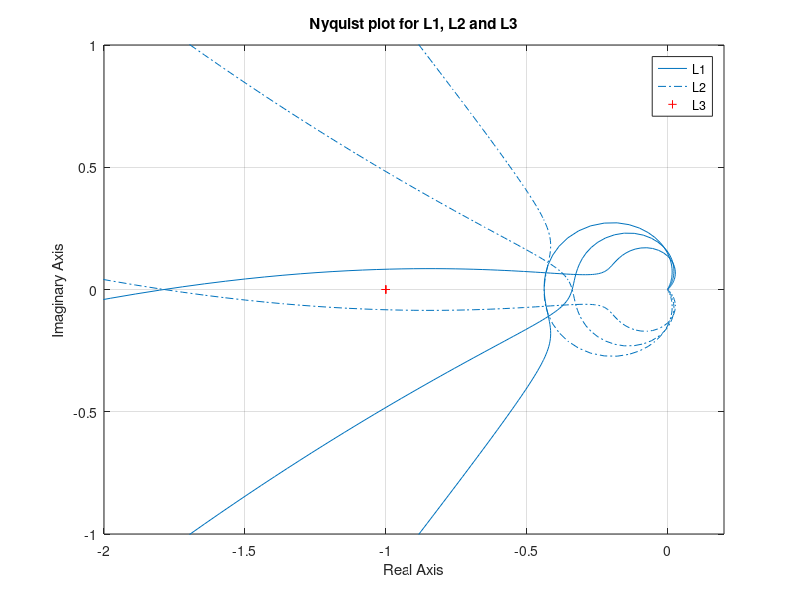
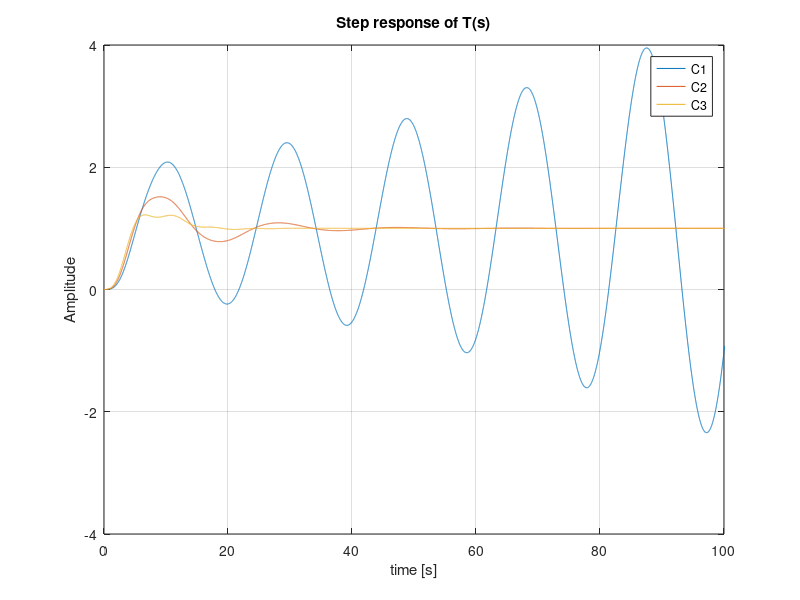
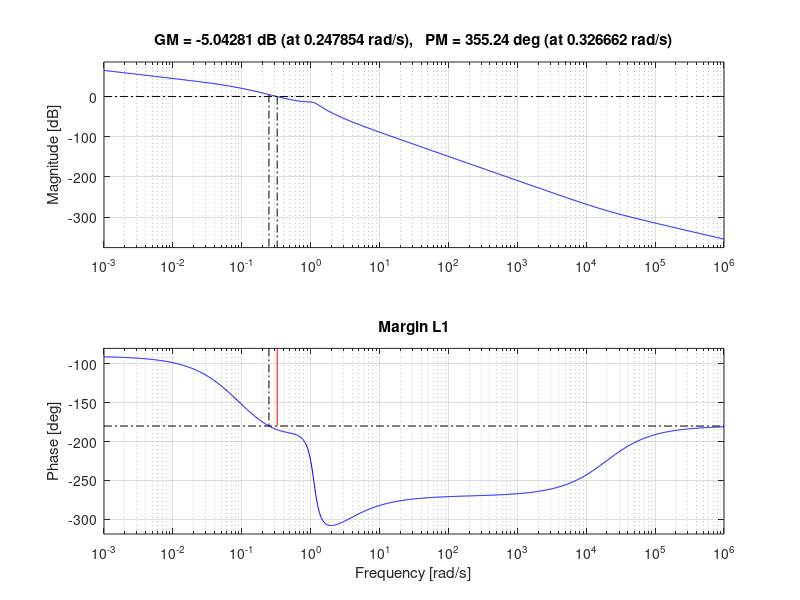

These figures' MATLAB source, in order: (Note: this script raises an error after producing the figures.)
clc;
clear all;
close all;

s = tf('s');
G = tf([5.1e-3 100 250],[5e5 2.5e5 6.4e5 4.9e4 0]);

%% a
C1 = (770*s + 350)/(4.3*s + 1);
C2 = (770*s + 210)/(2.5*s + 1);
C3 = (770*s + 140)/(1.7*s + 1);

L1 = C1 * G;
L2 = C2 * G;
L3 = C3 * G;

figure(1);
nyquist(L1); hold on
nyquist(L2); hold on
nyquist(L3);
xlim([-2 0.2])
ylim([-1 1])
legend('L1','L2','L3')
title('Nyquist plot for L1, L2 and L3')

%% b
T1 = feedback(L1, 1);
T2 = feedback(L2, 1);
T3 = feedback(L3, 1);

L1_poles = pole(L1);
L2_poles = pole(L2);
L3_poles = pole(L3);

%% c
figure(7);
margin(L1);
title('Margin L1');

S1 = 1/(1 + L1);
S2 = 1/(1 + L2);
S3 = 1/(1 + L3);

[Gm_L1, Pm_L1, Wcg_L1, Wcp_L1] = margin(L1);
[Gm_L2, Pm_L2, Wcg_L2, Wcp_L2] = margin(L2);
[Gm_L3, Pm_L3, Wcg_L3, Wcp_L3] = margin(L3);

MM1_1 = norm(S1, inf); %Twijfels of dit goed is
MM2_1 = norm(S2, inf);
MM3_1 = norm(S3, inf);

% Andere manier: Geeft hetzelfde antwoord
w = linspace(0,1000,1e6);
[modulusmargin1,index1] = min(abs(freqresp(1 + L1,w)));
[modulusmargin2,index2] = min(abs(freqresp(1 + L2,w)));
[modulusmargin3,index3] = min(abs(freqresp(1 + L3,w)));
wc1 = w(index1);
wc2 = w(index2);
wc3 = w(index3);



%% d step response
t = 0 : 0.01 : 150;
[Amplitude_step1, tOut_step1] = step(T1 ,t);
[Amplitude_step2, tOut_step2] = step(T2 ,t);
[Amplitude_step3, tOut_step3] = step(T3,t);

figure(2);
plot(tOut_step1, Amplitude_step1); hold on
plot(tOut_step2, Amplitude_step2); hold on
plot(tOut_step3, Amplitude_step3);
legend("C1", "C2","C3")
title("Step response of T(s)")
grid on
ylim([-4 4])
xlim([0 100]);
xlabel('time [s]');
ylabel('Amplitude');

%info1 = stepinfo(T1, 'SettlingTimeThreshold', 0.001);
info2 = stepinfo(T2, 'SettlingTimeThreshold', 0.001);
info3 = stepinfo(T3, 'SettlingTimeThreshold', 0.001);

% T3s = step(T3, 10000);
% SSE2 = 1-T3s(end)

%% f
G_damaged = tf([5.1e-3 10 250],[5e5 7e4 6.2e5 4.9e4 0]);

L1_d = C1 * G_damaged;
L2_d = C2 * G_damaged;
L3_d = C3 * G_damaged;

T1_d = feedback(L1_d, 1);
T2_d = feedback(L2_d, 1);
T3_d = feedback(L3_d, 1);

t = 0 : 0.01 : 150;

figure;
step(T1_d, T2_d, T3_d, t)
grid on
xlim([0 100])
ylim([-4 4])
xlabel('time [s]');
ylabel('Amplitude');
title('Step response with damaged damping (90% decrease)');
legend("C1 damaged", "C2 damaged", "C3 damaged", 'location', 'best')

info1_d = stepinfo(T1_d,'SettlingTimeThreshold',0.01);
info2_d = stepinfo(T2_d,'SettlingTimeThreshold',0.01);
info3_d = stepinfo(T3_d,'SettlingTimeThreshold',0.01);


%% g
info1 = stepinfo(T1,'SettlingTimeThreshold',0.01);
info2 = stepinfo(T2,'SettlingTimeThreshold',0.01);
info3 = stepinfo(T3,'SettlingTimeThreshold',0.01);

fprintf('--- Settling time original ---\n');
fprintf('C1: %.2f s, C2: %.2f s, C3: %.2f s\n', info1.SettlingTime, info2.SettlingTime, info3.SettlingTime);

fprintf('--- Settling time damaged ---\n');
fprintf('C1: %.2f s, C2: %.2f s, C3: %.2f s\n', info1_d.SettlingTime, info2_d.SettlingTime, info3_d.SettlingTime);

%% h

figure;
bodemag(S1, S2, S3);
grid on
title('Sensitivity magnitude |S(j\omega)| (original d_W)');
legend('S1','S2','S3','Location','best');

%% i
figure;
%bodemag(T1, T2, T3);
bodemag(L1, L2, L3);
grid on
title('Complementary sensitivity magnitude');
legend('T1','T2','T3','Location','best');

%% j
figure;
bode(S2, T2);
grid on
title('Bode of S2(s) and T2(s)');
legend('S2','T2','Location','best');
